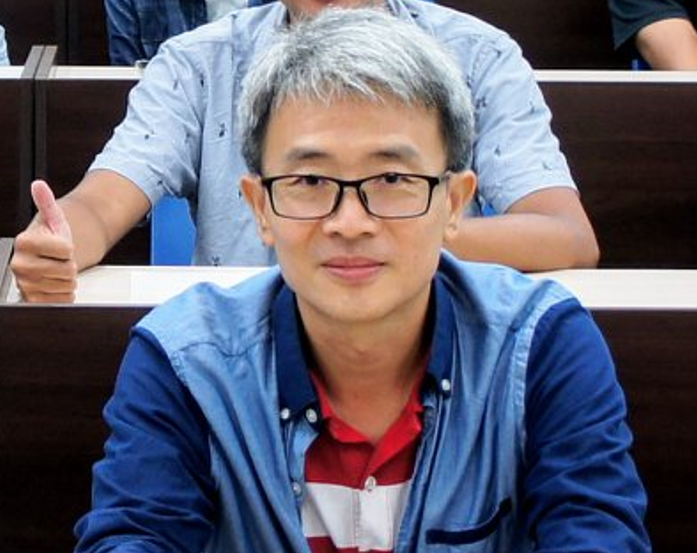
#> input picture 02-演算法/03-領域/02-影像/pil/01-size/ccc.png, 697 x 553 px, found by its file name
$ python gray1.py
#> lines starting #> are read from the running program, lines starting #| are printed output that depends on the picture
import cv2 as cv
import numpy as np
import matplotlib.pyplot as plt

img = cv.imread('../../img/ccc.png')
#> img is the input picture: shape (553, 697, 3); mean B, G, R 111.4, 97.1, 99.3
gray_image = cv.cvtColor(img, cv.COLOR_BGR2GRAY)
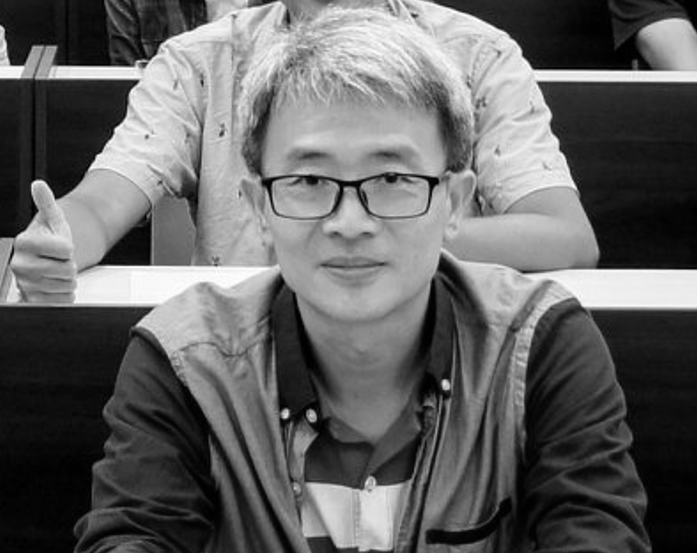
#> gray_image: shape (553, 697); min 0, max 255, mean 99.4

fig, ax = plt.subplots(1, 2, figsize=(16, 8))
fig.tight_layout()

ax[0].imshow(cv.cvtColor(img, cv.COLOR_BGR2RGB))
ax[0].set_title("Original")

ax[1].imshow(cv.cvtColor(gray_image, cv.COLOR_BGR2RGB))
ax[1].set_title("Grayscale")
plt.show()
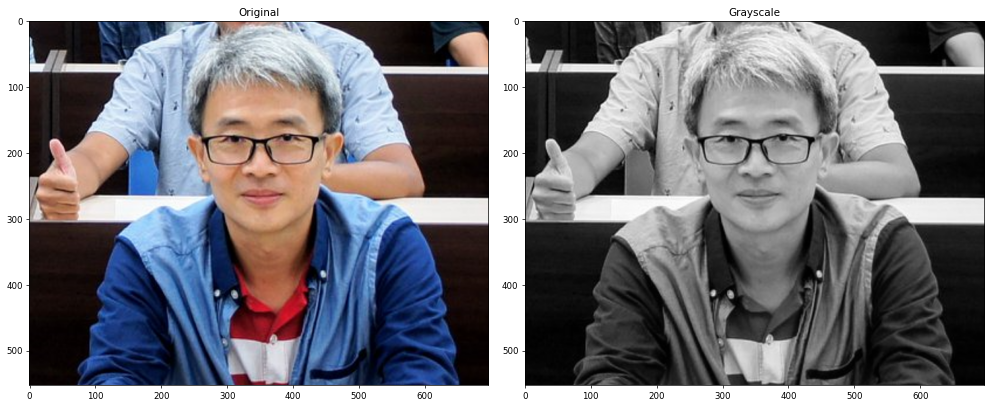
#> figure drawn by matplotlib, 2 panels
